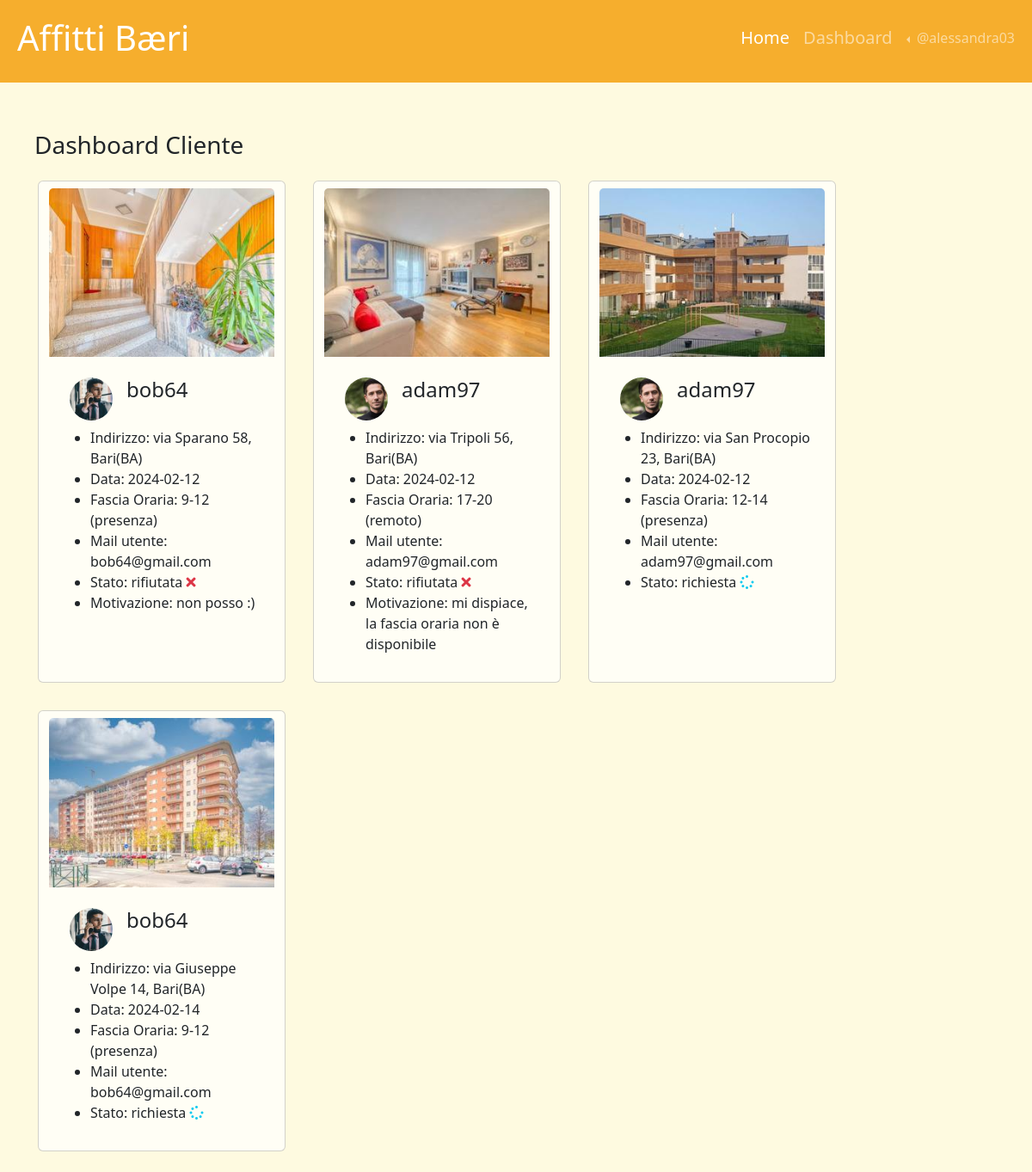
Screenshot of /profilo (signed in) with the database file from the repository.
### tables this page shows
CREATE TABLE "utenti" (
	"mail_utente"	TEXT NOT NULL UNIQUE,
	"username"	TEXT NOT NULL UNIQUE,
	"password"	TEXT NOT NULL,
	"immagine_profilo"	TEXT,
	"tipo"	TEXT NOT NULL,
	"ID_utente"	INTEGER NOT NULL,
	PRIMARY KEY("ID_utente" AUTOINCREMENT)
);

CREATE TABLE "foto" (
	"percorso_file"	TEXT NOT NULL,
	"ID_annuncio"	TEXT NOT NULL,
	PRIMARY KEY("percorso_file"),
	FOREIGN KEY("ID_annuncio") REFERENCES "annunci"("ID_annuncio")
);

CREATE TABLE "annunci" (
	"ID_utente"	INTEGER NOT NULL,
	"ID_annuncio"	INTEGER NOT NULL,
	"locali"	INTEGER NOT NULL,
	"tipo"	TEXT NOT NULL,
	"titolo"	TEXT NOT NULL,
	"indirizzo"	TEXT NOT NULL,
	"descrizione"	TEXT NOT NULL,
	"visibile"	INTEGER NOT NULL,
	"arredo"	INTEGER NOT NULL,
	"prezzo"	REAL NOT NULL,
	PRIMARY KEY("ID_annuncio" AUTOINCREMENT),
	FOREIGN KEY("ID_utente") REFERENCES "utenti"("ID_utente")
);

CREATE TABLE "visite" (
	"ID_utente"	INTEGER NOT NULL,
	"ID_annuncio"	INTEGER NOT NULL,
	"data"	TEXT NOT NULL,
	"fascia_oraria"	TEXT NOT NULL,
	"stato"	TEXT NOT NULL,
	"motivazione"	TEXT,
	"tipo"	TEXT NOT NULL,
	"ID_visita"	INTEGER NOT NULL,
	FOREIGN KEY("ID_utente") REFERENCES "utenti"("ID_utente"),
	FOREIGN KEY("ID_annuncio") REFERENCES "annunci"("ID_annuncio"),
	PRIMARY KEY("ID_visita")
);

### app.py (the view, shortened to what this page needs)
@app.route('/profilo')
@login_required
def profilo():
    visite_personali_db = []
    visite_locatore_db = []
    visite_personali_result = visite_dao.get_visite_personali(current_user.id)
    visite_personali_db = [dict(row) for row in visite_personali_result]
    for visita_personale in visite_personali_db:
        foto_result=foto_dao.get_foto_by_ID_annuncio(visita_personale['ID_annuncio'])
        foto_db = [dict(row) for row in foto_result]
        visita_personale['foto'] = foto_db[0]['percorso_file']
    return render_template('profilo.html', visite_personali= visite_personali_db, visite_locatore = visite_locatore_db)

### app.py (called while the page is built)
@login_manager.user_loader
def load_user(ID_utente):
    db_user = utenti_dao.get_user_by_ID(ID_utente)
    if db_user is not None:
        user = User(id = db_user['ID_utente'], mail_utente=db_user['mail_utente'], username=db_user['username'],	password=db_user['password'], immagine_profilo=db_user['immagine_profilo'], tipo= db_user['tipo'])
    else:
        user = None
    return user

### foto_dao.py (called while the page is built)
def get_foto_by_ID_annuncio(ID_annuncio):
    conn = sqlite3.connect('db/affitti.db')
    conn.row_factory = sqlite3.Row
    cursor = conn.cursor()
    sql = 'SELECT percorso_file FROM foto WHERE ID_annuncio = ?'
    cursor.execute(sql, (ID_annuncio,))
    post = cursor.fetchall()
    cursor.close()
    conn.close()
    return post

### utenti_dao.py (called while the page is built)
def get_user_by_ID(ID_utente):
    conn = sqlite3.connect('db/affitti.db')
    conn.row_factory = sqlite3.Row
    cursor = conn.cursor()
    sql = 'SELECT * FROM utenti WHERE ID_utente = ?'
    cursor.execute(sql, (ID_utente,))
    user = cursor.fetchone()
    cursor.close()
    conn.close()
    return user

### visite_dao.py (called while the page is built)
def get_visite_personali(ID_utente):
    conn = sqlite3.connect('db/affitti.db')
    conn.row_factory = sqlite3.Row
    cursor = conn.cursor()
    sql = 'SELECT ID_visita, annunci.ID_annuncio, utenti.ID_utente, mail_utente , username, immagine_profilo, indirizzo, data, fascia_oraria, stato, motivazione, visite.tipo FROM annunci, utenti, visite WHERE annunci.ID_annuncio = visite.ID_annuncio AND visite.ID_utente = ? AND annunci.ID_utente = utenti.ID_utente'
    cursor.execute(sql, (ID_utente,))
    visite_personali = cursor.fetchall()
    cursor.close()
    conn.close()
    return visite_personali

### templates/profilo.html (shortened to what this page needs)
{% extends "base.html" %}
{% block home_active %}active{% endblock %}
{% block content %}
<div class="container-fluid mt-4">
  <div class="row justify-content-end">
    <main class="col-lg-12">
      <div class="row  p-2 mx-2">
        <h3>Dashboard Cliente</h3>
        {% if visite_personali %}
        {% for visita_personale in visite_personali %}
        <div class="card m-3" style="width: 18rem;">
          <img src="{{ url_for('static', filename=visita_personale.foto ) }}" class="card-img-top mt-2" alt="Questa è l'immagine dell'annuncio">
          <div class="card-body">
            <div class="d-flex flex-row">
              <img class="usrimg rounded-circle m-2" src="{{ url_for('static', filename=visita_personale.immagine_profilo ) }}"
              alt="Questa è l'immagine dell'utente ">
              <h4 class="username p-2">{{visita_personale.username |e}}</h4>
            </div>
            <ul>
              <li class="card-text">Indirizzo: {{  visita_personale.indirizzo |e}}</li>
              <li class="card-text">Data: {{visita_personale.data |e}}</li>
              <li class="card-text">Fascia Oraria: {{visita_personale.fascia_oraria |e}} ({{visita_personale.tipo |e}})</li>
              <li class="card-text">Mail utente: {{visita_personale.mail_utente |e}}</li>
              <li class="card-text">Stato: {{ visita_personale.stato |e}} {% if visita_personale.stato == 'richiesta' %}<i class="fas fa-spinner fa-spin text-info"></i>{%endif%}{% if visita_personale.stato == 'accettata' %}<i class="fas fa-check text-success"></i>{%endif%}{% if visita_personale.stato == 'rifiutata' %}<i class="fas fa-times text-danger"></i>{% endif %} </li>
              {%if visita_personale.motivazione != ''  %}
              <li class="card-text">Motivazione: {{visita_personale.motivazione |e}} </li>
              {% endif %}
            </ul>
          </div>
        </div>
        {% endfor %}
        {%endif%}
    </main>
    </div>
  </div>
{% endblock %}

### templates/base.html (shortened to what this page needs)
<!doctype html>
<html lang="en">
<head>
  <link href="https://cdn.jsdelivr.net/npm/bootstrap@5.3.2/dist/css/bootstrap.min.css" rel="stylesheet"
>
  <link rel="stylesheet" href="https://cdn.jsdelivr.net/npm/bootstrap-icons@1.11.2/font/bootstrap-icons.min.css">
  <link rel="stylesheet" href="{{ url_for('static', filename='style.css') }}">
  <link rel="stylesheet" href="https://cdnjs.cloudflare.com/ajax/libs/font-awesome/5.15.3/css/all.min.css">
</head>
<body>
  <header id="myheader">
    <nav class="navbar navbar-dark navbar-expand-lg mynavbar">
      <div class="container-fluid">
        <h1 class="ps-2"><a class="my_color_text link link-underline link-underline-opacity-0 nav_text" aria-current="page"
          href="/">Affitti Bæri</a></h1>
        <div class="collapse navbar-collapse" id="navbarSupportedContent">
          <ul class="navbar-nav ms-auto">
            <li class="nav-item">
              <h5><a class="nav-link {%block home_active%}{% endblock %}" aria-current="page" href="/">Home</a></h5>
            </li>
            {% if current_user.is_authenticated %}
            <li class="nav-item">
              <h5><a class="nav-link {%block about_active%}{% endblock %}" href="{{ url_for('profilo') }}">Dashboard</a></h5>
            </li>
            <li class="nav-item dropdown dropstart">
              <a class="nav-link dropdown-toggle" href="#" role="button" data-bs-toggle="dropdown"
                aria-expanded="false">
                @{{current_user.username}}
              </a>
            </li>
            {% else %}
            <li class="nav-item">
              <h5><a class="nav-link {%block signup_active%}{% endblock %}" aria-current="page"
                href="{{ url_for('iscriviti') }}">Iscriviti</a></h5>
            </li>
            {% endif %}
          </ul>
        </div>
      </div>
    </nav>
  </header>
  <div class="container-fluid mt-4">
    <div class="row">
      {%block content %}{% endblock %}
    </div>
  </div>
</body>
</html>

### static/style.css (style rules this page uses)
.usrimg { display: inline; height: 50px; vertical-align: middle; margin: 0.5rem 0.5rem 0.5rem 0rem; }
.mynavbar { background-color: #f6ae2d; height: 6rem; }
.username { font-weight: 100; }
body { background-color: #fefae0; }
.my_color_text { color: #ffffff; }
.card { background-color: #fffef5; }
#myheader h1 { color: #fefae0; }

### rows the page displays
utenti: username "alessandra03"
foto: percorso_file (picture)
utenti: immagine_profilo (picture), username "bob64" "bob64", mail_utente "bob64@gmail.com" "bob64@gmail.com"
annunci: indirizzo "via Sparano 58, Bari(BA)"
visite: data "2024-02-12", fascia_oraria "9-12", tipo "presenza", stato "rifiutata", motivazione "non posso :)"
foto: percorso_file (picture)
utenti: immagine_profilo (picture), username "adam97" "adam97", mail_utente "adam97@gmail.com" "adam97@gmail.com"
annunci: indirizzo "via Tripoli 56, Bari(BA)"
visite: data "2024-02-12", fascia_oraria "17-20", tipo "remoto", stato "rifiutata", motivazione "mi dispiace, la fascia oraria non è disponibile"
foto: percorso_file (picture)
annunci: indirizzo "via San Procopio 23, Bari(BA)"
visite: data "2024-02-12", fascia_oraria "12-14", tipo "presenza", stato "richiesta"
foto: percorso_file (picture)
annunci: indirizzo "via Giuseppe Volpe 14, Bari(BA)"
visite: data "2024-02-14", fascia_oraria "9-12", tipo "presenza", stato "richiesta"
